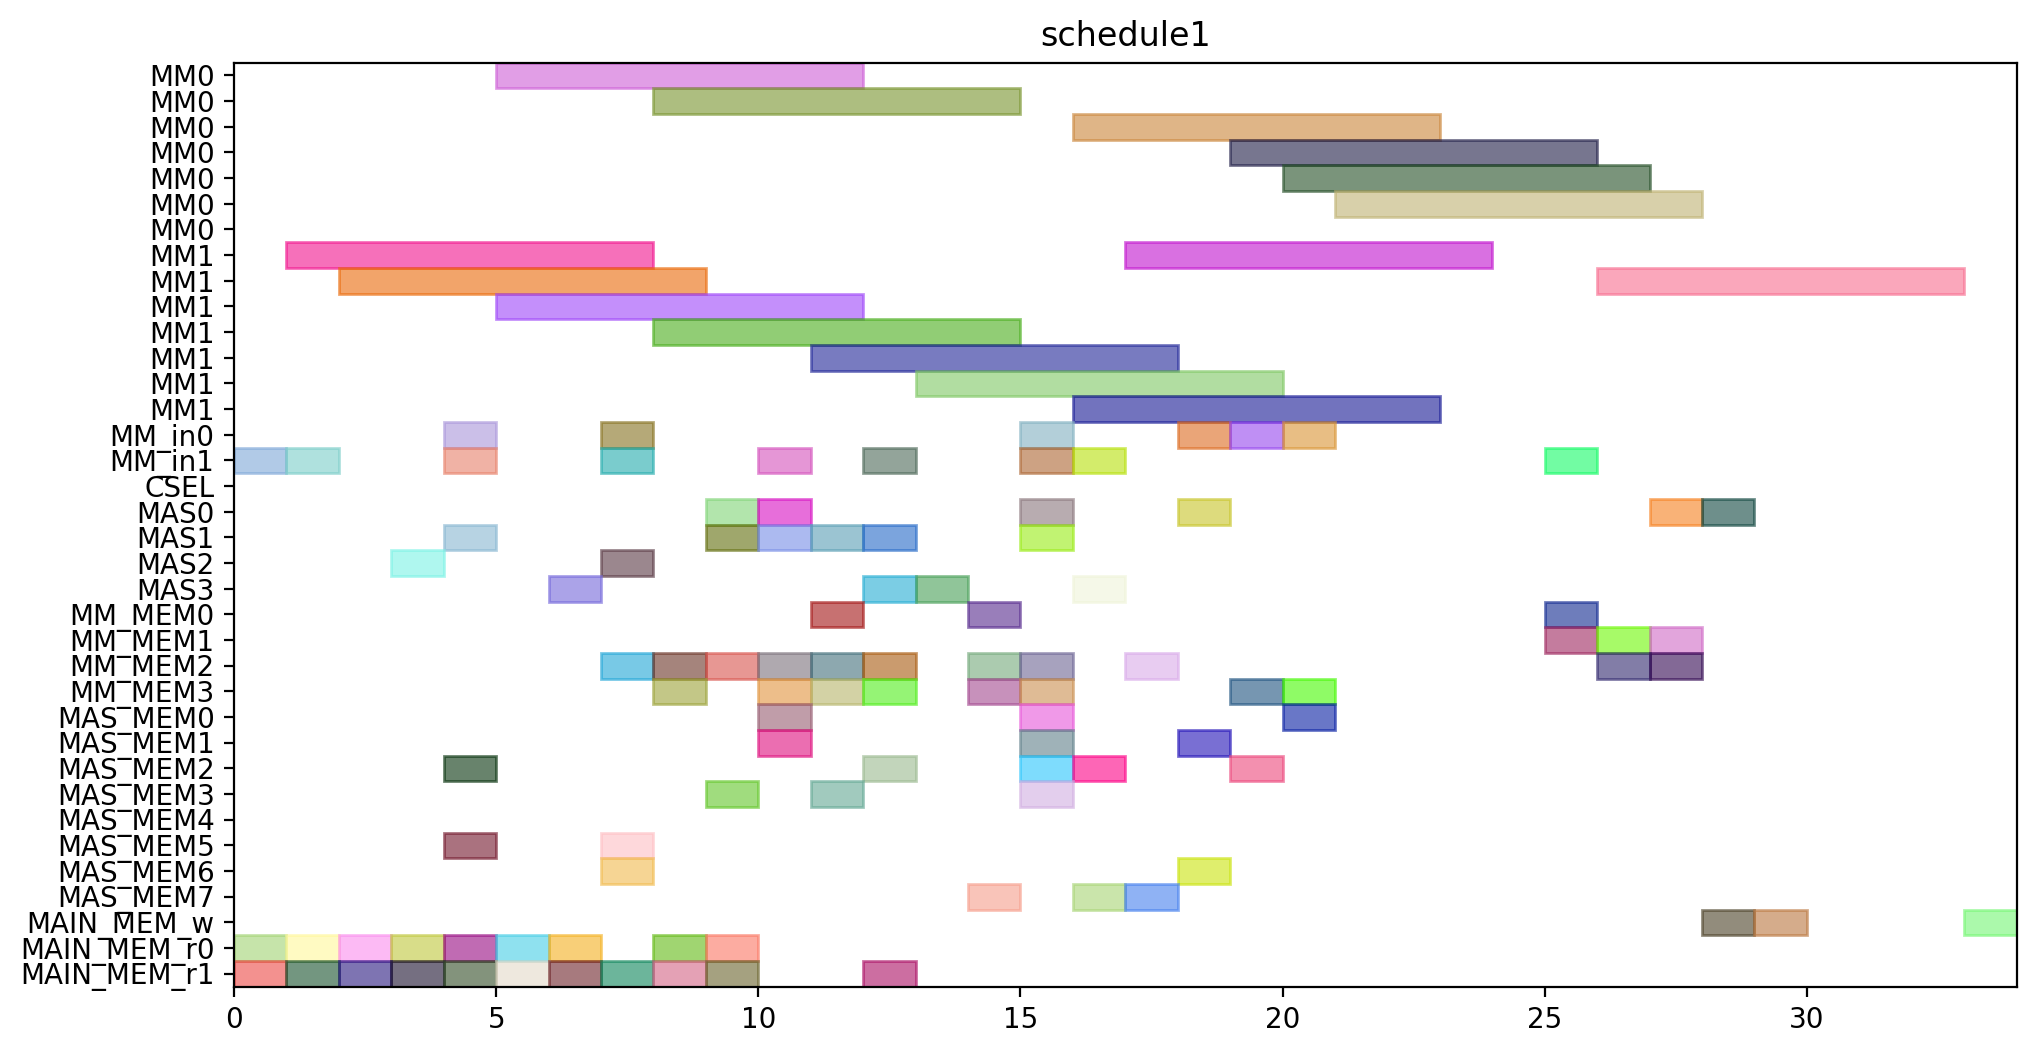

The script that drew this image:
from pyschedule import Scenario, solvers, plotters, alt


def solve():
	horizon = 146
	S = Scenario("schedule1", horizon=horizon)

	# resource
	MM = S.Resources('MM', num=2, size=7)
	MM_in = S.Resources('MM_in', num=2)
	CSEL = S.Resource('CSEL')
	MAS = S.Resources('MAS', num=4, size=1, periods=range(1, horizon))
	MM_MEM = S.Resources('MM_MEM', num=4)
	MAS_MEM = S.Resources('MAS_MEM', num=8)
	MAIN_MEM_w = S.Resource('MAIN_MEM_w', size=1)
	MAIN_MEM_r = S.Resources('MAIN_MEM_r', num=2)

	# result of previous scheduling
	t2_in = S.Task('t2_in', length=1, delay_cost=1)
	S += t2_in >= 0
	t2_in += MM_in[1]

	t2_mem0 = S.Task('t2_mem0', length=1, delay_cost=1)
	S += t2_mem0 >= 0
	t2_mem0 += MAIN_MEM_r[0]

	t2_mem1 = S.Task('t2_mem1', length=1, delay_cost=1)
	S += t2_mem1 >= 0
	t2_mem1 += MAIN_MEM_r[1]

	t0_in = S.Task('t0_in', length=1, delay_cost=1)
	S += t0_in >= 1
	t0_in += MM_in[1]

	t0_mem0 = S.Task('t0_mem0', length=1, delay_cost=1)
	S += t0_mem0 >= 1
	t0_mem0 += MAIN_MEM_r[0]

	t0_mem1 = S.Task('t0_mem1', length=1, delay_cost=1)
	S += t0_mem1 >= 1
	t0_mem1 += MAIN_MEM_r[1]

	t2 = S.Task('t2', length=7, delay_cost=1)
	S += t2 >= 1
	t2 += MM[1]

	t0 = S.Task('t0', length=7, delay_cost=1)
	S += t0 >= 2
	t0 += MM[1]

	t14_mem0 = S.Task('t14_mem0', length=1, delay_cost=1)
	S += t14_mem0 >= 2
	t14_mem0 += MAIN_MEM_r[0]

	t14_mem1 = S.Task('t14_mem1', length=1, delay_cost=1)
	S += t14_mem1 >= 2
	t14_mem1 += MAIN_MEM_r[1]

	t13_mem0 = S.Task('t13_mem0', length=1, delay_cost=1)
	S += t13_mem0 >= 3
	t13_mem0 += MAIN_MEM_r[0]

	t13_mem1 = S.Task('t13_mem1', length=1, delay_cost=1)
	S += t13_mem1 >= 3
	t13_mem1 += MAIN_MEM_r[1]

	t14 = S.Task('t14', length=1, delay_cost=1)
	S += t14 >= 3
	t14 += MAS[2]

	t13 = S.Task('t13', length=1, delay_cost=1)
	S += t13 >= 4
	t13 += MAS[1]

	t15_in = S.Task('t15_in', length=1, delay_cost=1)
	S += t15_in >= 4
	t15_in += MM_in[0]

	t15_mem0 = S.Task('t15_mem0', length=1, delay_cost=1)
	S += t15_mem0 >= 4
	t15_mem0 += MAS_MEM[2]

	t15_mem1 = S.Task('t15_mem1', length=1, delay_cost=1)
	S += t15_mem1 >= 4
	t15_mem1 += MAS_MEM[5]

	t1_in = S.Task('t1_in', length=1, delay_cost=1)
	S += t1_in >= 4
	t1_in += MM_in[1]

	t1_mem0 = S.Task('t1_mem0', length=1, delay_cost=1)
	S += t1_mem0 >= 4
	t1_mem0 += MAIN_MEM_r[0]

	t1_mem1 = S.Task('t1_mem1', length=1, delay_cost=1)
	S += t1_mem1 >= 4
	t1_mem1 += MAIN_MEM_r[1]

	t1 = S.Task('t1', length=7, delay_cost=1)
	S += t1 >= 5
	t1 += MM[1]

	t15 = S.Task('t15', length=7, delay_cost=1)
	S += t15 >= 5
	t15 += MM[0]

	t3_mem0 = S.Task('t3_mem0', length=1, delay_cost=1)
	S += t3_mem0 >= 5
	t3_mem0 += MAIN_MEM_r[0]

	t3_mem1 = S.Task('t3_mem1', length=1, delay_cost=1)
	S += t3_mem1 >= 5
	t3_mem1 += MAIN_MEM_r[1]

	t3 = S.Task('t3', length=1, delay_cost=1)
	S += t3 >= 6
	t3 += MAS[3]

	t4_mem0 = S.Task('t4_mem0', length=1, delay_cost=1)
	S += t4_mem0 >= 6
	t4_mem0 += MAIN_MEM_r[0]

	t4_mem1 = S.Task('t4_mem1', length=1, delay_cost=1)
	S += t4_mem1 >= 6
	t4_mem1 += MAIN_MEM_r[1]

	t20_in = S.Task('t20_in', length=1, delay_cost=1)
	S += t20_in >= 7
	t20_in += MM_in[1]

	t20_mem0 = S.Task('t20_mem0', length=1, delay_cost=1)
	S += t20_mem0 >= 7
	t20_mem0 += MM_MEM[2]

	t20_mem1 = S.Task('t20_mem1', length=1, delay_cost=1)
	S += t20_mem1 >= 7
	t20_mem1 += MAIN_MEM_r[1]

	t4 = S.Task('t4', length=1, delay_cost=1)
	S += t4 >= 7
	t4 += MAS[2]

	t5_in = S.Task('t5_in', length=1, delay_cost=1)
	S += t5_in >= 7
	t5_in += MM_in[0]

	t5_mem0 = S.Task('t5_mem0', length=1, delay_cost=1)
	S += t5_mem0 >= 7
	t5_mem0 += MAS_MEM[6]

	t5_mem1 = S.Task('t5_mem1', length=1, delay_cost=1)
	S += t5_mem1 >= 7
	t5_mem1 += MAS_MEM[5]

	t18_mem0 = S.Task('t18_mem0', length=1, delay_cost=1)
	S += t18_mem0 >= 8
	t18_mem0 += MM_MEM[2]

	t18_mem1 = S.Task('t18_mem1', length=1, delay_cost=1)
	S += t18_mem1 >= 8
	t18_mem1 += MM_MEM[3]

	t20 = S.Task('t20', length=7, delay_cost=1)
	S += t20 >= 8
	t20 += MM[1]

	t5 = S.Task('t5', length=7, delay_cost=1)
	S += t5 >= 8
	t5 += MM[0]

	t8_mem0 = S.Task('t8_mem0', length=1, delay_cost=1)
	S += t8_mem0 >= 8
	t8_mem0 += MAIN_MEM_r[0]

	t8_mem1 = S.Task('t8_mem1', length=1, delay_cost=1)
	S += t8_mem1 >= 8
	t8_mem1 += MAIN_MEM_r[1]

	t18 = S.Task('t18', length=1, delay_cost=1)
	S += t18 >= 9
	t18 += MAS[1]

	t19_mem0 = S.Task('t19_mem0', length=1, delay_cost=1)
	S += t19_mem0 >= 9
	t19_mem0 += MM_MEM[2]

	t19_mem1 = S.Task('t19_mem1', length=1, delay_cost=1)
	S += t19_mem1 >= 9
	t19_mem1 += MAS_MEM[3]

	t8 = S.Task('t8', length=1, delay_cost=1)
	S += t8 >= 9
	t8 += MAS[0]

	t9_mem0 = S.Task('t9_mem0', length=1, delay_cost=1)
	S += t9_mem0 >= 9
	t9_mem0 += MAIN_MEM_r[0]

	t9_mem1 = S.Task('t9_mem1', length=1, delay_cost=1)
	S += t9_mem1 >= 9
	t9_mem1 += MAIN_MEM_r[1]

	t10_in = S.Task('t10_in', length=1, delay_cost=1)
	S += t10_in >= 10
	t10_in += MM_in[1]

	t10_mem0 = S.Task('t10_mem0', length=1, delay_cost=1)
	S += t10_mem0 >= 10
	t10_mem0 += MAS_MEM[0]

	t10_mem1 = S.Task('t10_mem1', length=1, delay_cost=1)
	S += t10_mem1 >= 10
	t10_mem1 += MAS_MEM[1]

	t16_mem0 = S.Task('t16_mem0', length=1, delay_cost=1)
	S += t16_mem0 >= 10
	t16_mem0 += MM_MEM[2]

	t16_mem1 = S.Task('t16_mem1', length=1, delay_cost=1)
	S += t16_mem1 >= 10
	t16_mem1 += MM_MEM[3]

	t19 = S.Task('t19', length=1, delay_cost=1)
	S += t19 >= 10
	t19 += MAS[1]

	t9 = S.Task('t9', length=1, delay_cost=1)
	S += t9 >= 10
	t9 += MAS[0]

	t10 = S.Task('t10', length=7, delay_cost=1)
	S += t10 >= 11
	t10 += MM[1]

	t16 = S.Task('t16', length=1, delay_cost=1)
	S += t16 >= 11
	t16 += MAS[1]

	t17_mem0 = S.Task('t17_mem0', length=1, delay_cost=1)
	S += t17_mem0 >= 11
	t17_mem0 += MM_MEM[0]

	t17_mem1 = S.Task('t17_mem1', length=1, delay_cost=1)
	S += t17_mem1 >= 11
	t17_mem1 += MAS_MEM[3]

	t6_mem0 = S.Task('t6_mem0', length=1, delay_cost=1)
	S += t6_mem0 >= 11
	t6_mem0 += MM_MEM[2]

	t6_mem1 = S.Task('t6_mem1', length=1, delay_cost=1)
	S += t6_mem1 >= 11
	t6_mem1 += MM_MEM[3]

	t11_mem0 = S.Task('t11_mem0', length=1, delay_cost=1)
	S += t11_mem0 >= 12
	t11_mem0 += MM_MEM[2]

	t11_mem1 = S.Task('t11_mem1', length=1, delay_cost=1)
	S += t11_mem1 >= 12
	t11_mem1 += MM_MEM[3]

	t17 = S.Task('t17', length=1, delay_cost=1)
	S += t17 >= 12
	t17 += MAS[1]

	t23_in = S.Task('t23_in', length=1, delay_cost=1)
	S += t23_in >= 12
	t23_in += MM_in[1]

	t23_mem0 = S.Task('t23_mem0', length=1, delay_cost=1)
	S += t23_mem0 >= 12
	t23_mem0 += MAS_MEM[2]

	t23_mem1 = S.Task('t23_mem1', length=1, delay_cost=1)
	S += t23_mem1 >= 12
	t23_mem1 += MAIN_MEM_r[1]

	t6 = S.Task('t6', length=1, delay_cost=1)
	S += t6 >= 12
	t6 += MAS[3]

	t11 = S.Task('t11', length=1, delay_cost=1)
	S += t11 >= 13
	t11 += MAS[3]

	t23 = S.Task('t23', length=7, delay_cost=1)
	S += t23 >= 13
	t23 += MM[1]

	t22_mem0 = S.Task('t22_mem0', length=1, delay_cost=1)
	S += t22_mem0 >= 14
	t22_mem0 += MM_MEM[2]

	t22_mem1 = S.Task('t22_mem1', length=1, delay_cost=1)
	S += t22_mem1 >= 14
	t22_mem1 += MM_MEM[3]

	t7_mem0 = S.Task('t7_mem0', length=1, delay_cost=1)
	S += t7_mem0 >= 14
	t7_mem0 += MM_MEM[0]

	t7_mem1 = S.Task('t7_mem1', length=1, delay_cost=1)
	S += t7_mem1 >= 14
	t7_mem1 += MAS_MEM[7]

	t21_mem0 = S.Task('t21_mem0', length=1, delay_cost=1)
	S += t21_mem0 >= 15
	t21_mem0 += MM_MEM[2]

	t21_mem1 = S.Task('t21_mem1', length=1, delay_cost=1)
	S += t21_mem1 >= 15
	t21_mem1 += MM_MEM[3]

	t22 = S.Task('t22', length=1, delay_cost=1)
	S += t22 >= 15
	t22 += MAS[1]

	t25_in = S.Task('t25_in', length=1, delay_cost=1)
	S += t25_in >= 15
	t25_in += MM_in[1]

	t25_mem0 = S.Task('t25_mem0', length=1, delay_cost=1)
	S += t25_mem0 >= 15
	t25_mem0 += MAS_MEM[0]

	t25_mem1 = S.Task('t25_mem1', length=1, delay_cost=1)
	S += t25_mem1 >= 15
	t25_mem1 += MAS_MEM[3]

	t28_in = S.Task('t28_in', length=1, delay_cost=1)
	S += t28_in >= 15
	t28_in += MM_in[0]

	t28_mem0 = S.Task('t28_mem0', length=1, delay_cost=1)
	S += t28_mem0 >= 15
	t28_mem0 += MAS_MEM[2]

	t28_mem1 = S.Task('t28_mem1', length=1, delay_cost=1)
	S += t28_mem1 >= 15
	t28_mem1 += MAS_MEM[1]

	t7 = S.Task('t7', length=1, delay_cost=1)
	S += t7 >= 15
	t7 += MAS[0]

	t21 = S.Task('t21', length=1, delay_cost=1)
	S += t21 >= 16
	t21 += MAS[3]

	t25 = S.Task('t25', length=7, delay_cost=1)
	S += t25 >= 16
	t25 += MM[1]

	t27_in = S.Task('t27_in', length=1, delay_cost=1)
	S += t27_in >= 16
	t27_in += MM_in[1]

	t27_mem0 = S.Task('t27_mem0', length=1, delay_cost=1)
	S += t27_mem0 >= 16
	t27_mem0 += MAS_MEM[2]

	t27_mem1 = S.Task('t27_mem1', length=1, delay_cost=1)
	S += t27_mem1 >= 16
	t27_mem1 += MAS_MEM[7]

	t28 = S.Task('t28', length=7, delay_cost=1)
	S += t28 >= 16
	t28 += MM[0]

	t12_mem0 = S.Task('t12_mem0', length=1, delay_cost=1)
	S += t12_mem0 >= 17
	t12_mem0 += MM_MEM[2]

	t12_mem1 = S.Task('t12_mem1', length=1, delay_cost=1)
	S += t12_mem1 >= 17
	t12_mem1 += MAS_MEM[7]

	t27 = S.Task('t27', length=7, delay_cost=1)
	S += t27 >= 17
	t27 += MM[1]

	t12 = S.Task('t12', length=1, delay_cost=1)
	S += t12 >= 18
	t12 += MAS[0]

	t29_in = S.Task('t29_in', length=1, delay_cost=1)
	S += t29_in >= 18
	t29_in += MM_in[0]

	t29_mem0 = S.Task('t29_mem0', length=1, delay_cost=1)
	S += t29_mem0 >= 18
	t29_mem0 += MAS_MEM[6]

	t29_mem1 = S.Task('t29_mem1', length=1, delay_cost=1)
	S += t29_mem1 >= 18
	t29_mem1 += MAS_MEM[1]

	t29 = S.Task('t29', length=7, delay_cost=1)
	S += t29 >= 19
	t29 += MM[0]


	# new tasks
	t24 = S.Task('t24', length=7, delay_cost=1)
	t24 += alt(MM)
	t24_in = S.Task('t24_in', length=1, delay_cost=1)
	t24_in += alt(MM_in)
	S += t24_in*MM_in[0]<=t24*MM[0]
	S += t24_in*MM_in[1]<=t24*MM[1]
	t24_mem0 = S.Task('t24_mem0', length=1, delay_cost=1)
	t24_mem0 += MAS_MEM[0]
	S += 18 < t24_mem0
	S += t24_mem0 <= t24

	t24_mem1 = S.Task('t24_mem1', length=1, delay_cost=1)
	t24_mem1 += MM_MEM[3]
	S += 19 < t24_mem1
	S += t24_mem1 <= t24

	t26 = S.Task('t26', length=7, delay_cost=1)
	t26 += alt(MM)
	t26_in = S.Task('t26_in', length=1, delay_cost=1)
	t26_in += alt(MM_in)
	S += t26_in*MM_in[0]<=t26*MM[0]
	S += t26_in*MM_in[1]<=t26*MM[1]
	t26_mem0 = S.Task('t26_mem0', length=1, delay_cost=1)
	t26_mem0 += MAS_MEM[2]
	S += 10 < t26_mem0
	S += t26_mem0 <= t26

	t26_mem1 = S.Task('t26_mem1', length=1, delay_cost=1)
	t26_mem1 += MM_MEM[3]
	S += 19 < t26_mem1
	S += t26_mem1 <= t26

	PZ_new = S.Task('PZ_new', length=7, delay_cost=1)
	PZ_new += alt(MM)
	PZ_new_in = S.Task('PZ_new_in', length=1, delay_cost=1)
	PZ_new_in += alt(MM_in)
	S += PZ_new_in*MM_in[0]<=PZ_new*MM[0]
	S += PZ_new_in*MM_in[1]<=PZ_new*MM[1]
	S += 0<PZ_new

	PZ_new_w = S.Task('PZ_new_w', length=1, delay_cost=1)
	PZ_new_w += alt(MAIN_MEM_w)
	S += PZ_new <= PZ_new_w

	PZ_new_mem0 = S.Task('PZ_new_mem0', length=1, delay_cost=1)
	PZ_new_mem0 += MM_MEM[0]
	S += 25 < PZ_new_mem0
	S += PZ_new_mem0 <= PZ_new

	PZ_new_mem1 = S.Task('PZ_new_mem1', length=1, delay_cost=1)
	PZ_new_mem1 += MM_MEM[1]
	S += 22 < PZ_new_mem1
	S += PZ_new_mem1 <= PZ_new

	PX_new = S.Task('PX_new', length=1, delay_cost=1)
	PX_new += alt(MAS)
	S += 0<PX_new

	PX_new_w = S.Task('PX_new_w', length=1, delay_cost=1)
	PX_new_w += alt(MAIN_MEM_w)
	S += PX_new <= PX_new_w

	PX_new_mem0 = S.Task('PX_new_mem0', length=1, delay_cost=1)
	PX_new_mem0 += MM_MEM[2]
	S += 22 < PX_new_mem0
	S += PX_new_mem0 <= PX_new

	PX_new_mem1 = S.Task('PX_new_mem1', length=1, delay_cost=1)
	PX_new_mem1 += alt(MM_MEM)
	S += (t24*MM[0])-1 < PX_new_mem1*MM_MEM[1]
	S += (t24*MM[1])-1 < PX_new_mem1*MM_MEM[3]
	S += PX_new_mem1 <= PX_new

	PY_new = S.Task('PY_new', length=1, delay_cost=1)
	PY_new += alt(MAS)
	S += 0<PY_new

	PY_new_w = S.Task('PY_new_w', length=1, delay_cost=1)
	PY_new_w += alt(MAIN_MEM_w)
	S += PY_new <= PY_new_w

	PY_new_mem0 = S.Task('PY_new_mem0', length=1, delay_cost=1)
	PY_new_mem0 += MM_MEM[2]
	S += 23 < PY_new_mem0
	S += PY_new_mem0 <= PY_new

	PY_new_mem1 = S.Task('PY_new_mem1', length=1, delay_cost=1)
	PY_new_mem1 += alt(MM_MEM)
	S += (t26*MM[0])-1 < PY_new_mem1*MM_MEM[1]
	S += (t26*MM[1])-1 < PY_new_mem1*MM_MEM[3]
	S += PY_new_mem1 <= PY_new

	solvers.mip.solve(S,msg=1,kind='CPLEX',ratio_gap=1.01)

	solution = [['hoge']*len(S.solution()[1]) for i in range(len(S.solution()))]
	for i in range(len(S.solution())):
		for j in range(len(S.solution()[i])):
			solution[i][j]=str(S.solution()[i][j])
	print(solution)

	cycles = int(solution[-1][3])

	pic_file_name = "/home/mfukuda/ABE/multiRAM_multiMAS_16mux/scheduling_result/stage7MM2_stage1MAS4/EP_ADD_A_0/schedule1.png"
	if(S.solution() != []):
		plotters.matplotlib.plot(S,img_filename=pic_file_name, show_task_labels=False, fig_size=(cycles*0.25+3, 6))

	return solution
